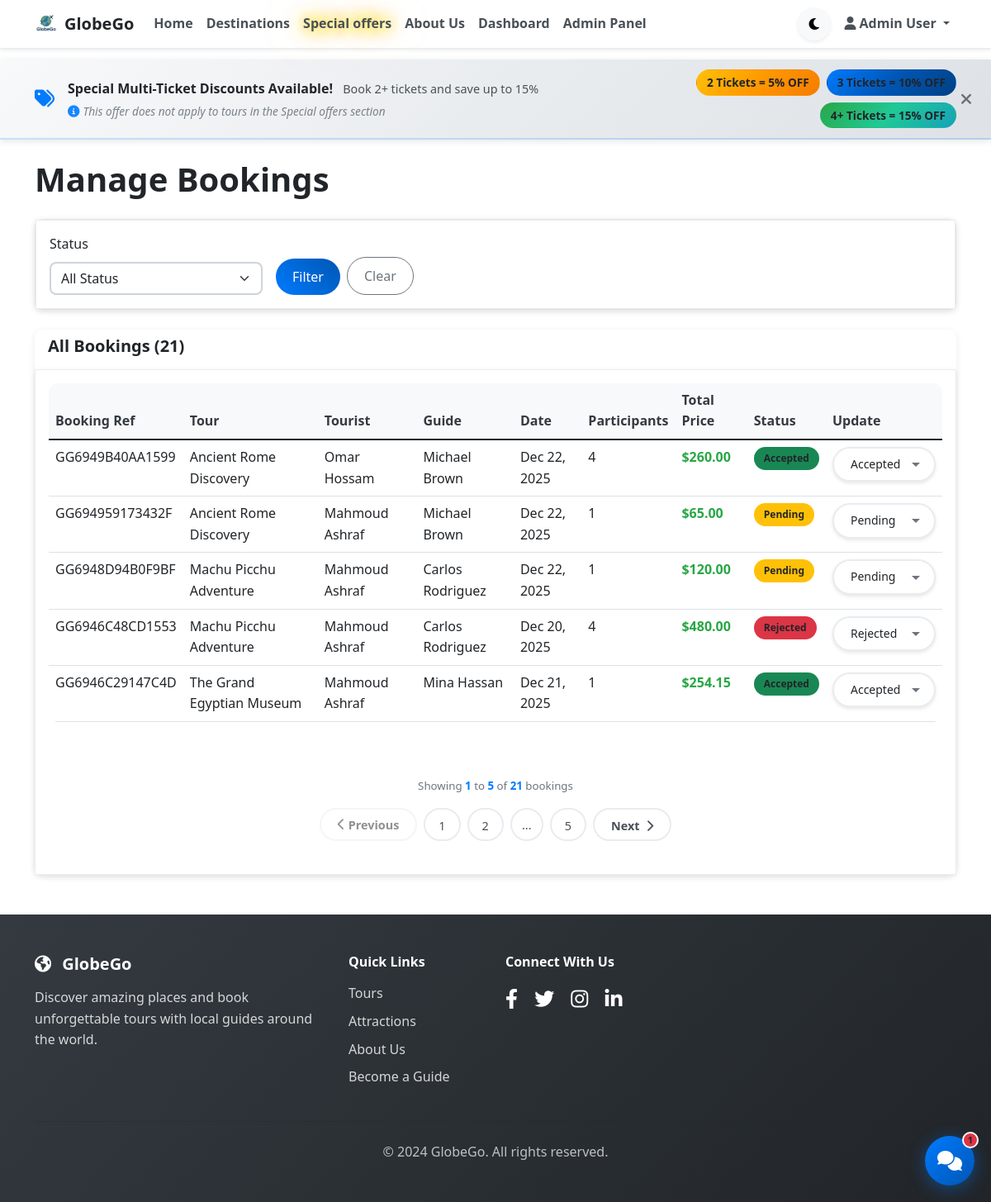
Page /GlobeGoProject/admin/bookings.php (signed in) on the committed database.
### tables this page shows
CREATE TABLE `bookings` (
  `id` int(11) NOT NULL,
  `tourist_id` int(11) NOT NULL,
  `tour_schedule_id` int(11) NOT NULL,
  `booking_reference` varchar(20) NOT NULL,
  `num_participants` int(11) NOT NULL,
  `total_price` decimal(10,2) NOT NULL,
  `cancellation_fee` decimal(10,2) DEFAULT 0.00,
  `cancellation_fee_paid` tinyint(1) DEFAULT 0,
  `cancellation_fee_payment_method` varchar(50) DEFAULT NULL,
  `cancellation_fee_payment_reference` varchar(255) DEFAULT NULL,
  `cancellation_fee_paid_at` timestamp NULL DEFAULT NULL,
  `status` enum('pending','confirmed','cancelled','completed') DEFAULT 'pending',
  `payment_status` enum('pending','paid','refunded') DEFAULT 'pending',
  `payment_method` varchar(50) DEFAULT NULL,
  `payment_reference` varchar(255) DEFAULT NULL,
  `cancellation_penalty` decimal(10,2) DEFAULT 0.00,
  `penalty_paid` tinyint(1) DEFAULT 0,
  `penalty_payment_method` varchar(50) DEFAULT NULL,
  `penalty_payment_reference` varchar(255) DEFAULT NULL,
  `penalty_paid_at` datetime DEFAULT NULL,
  `booking_notes` text DEFAULT NULL,
  `created_at` timestamp NOT NULL DEFAULT current_timestamp(),
  `updated_at` timestamp NOT NULL DEFAULT current_timestamp() ON UPDATE current_timestamp()
);

CREATE TABLE `tours` (
  `id` int(11) NOT NULL,
  `guide_id` int(11) NOT NULL,
  `guide_bio` text DEFAULT NULL,
  `attraction_id` int(11) DEFAULT NULL,
  `title` varchar(255) NOT NULL,
  `description` text NOT NULL,
  `price` decimal(10,2) NOT NULL,
  `duration_hours` int(11) NOT NULL,
  `max_participants` int(11) NOT NULL,
  `meeting_point` varchar(255) NOT NULL,
  `category` varchar(100) DEFAULT NULL,
  `image_url` varchar(255) DEFAULT NULL,
  `status` enum('active','inactive','cancelled') DEFAULT 'active',
  `created_at` timestamp NOT NULL DEFAULT current_timestamp(),
  `updated_at` timestamp NOT NULL DEFAULT current_timestamp() ON UPDATE current_timestamp()
);

CREATE TABLE `users` (
  `id` int(11) NOT NULL,
  `email` varchar(255) NOT NULL,
  `password` varchar(255) NOT NULL,
  `first_name` varchar(100) NOT NULL,
  `last_name` varchar(100) NOT NULL,
  `role` enum('tourist','guide','admin') NOT NULL DEFAULT 'tourist',
  `phone` varchar(20) DEFAULT NULL,
  `national_id` varchar(50) DEFAULT NULL,
  `date_of_birth` date DEFAULT NULL,
  `address` text DEFAULT NULL,
  `criminal_records` tinyint(1) DEFAULT 0,
  `application_status` enum('pending','under_review','approved','rejected') DEFAULT 'pending',
  `application_notes` text DEFAULT NULL,
  `profile_image` varchar(255) DEFAULT NULL,
  `bio` text DEFAULT NULL,
  `languages` varchar(255) DEFAULT NULL,
  `verified` tinyint(1) DEFAULT 0,
  `status` enum('active','suspended','pending') DEFAULT 'active',
  `suspend_until` datetime DEFAULT NULL,
  `created_at` timestamp NOT NULL DEFAULT current_timestamp(),
  `updated_at` timestamp NOT NULL DEFAULT current_timestamp() ON UPDATE current_timestamp(),
  `password_reset_token` varchar(64) DEFAULT NULL,
  `password_reset_expires` datetime DEFAULT NULL,
  `reset_token` varchar(64) DEFAULT NULL,
  `reset_token_expires` datetime DEFAULT NULL
);

CREATE TABLE `tour_schedules` (
  `id` int(11) NOT NULL,
  `tour_id` int(11) NOT NULL,
  `tour_date` date NOT NULL,
  `tour_time` time NOT NULL,
  `available_spots` int(11) NOT NULL,
  `status` enum('available','full','cancelled') DEFAULT 'available',
  `created_at` timestamp NOT NULL DEFAULT current_timestamp()
);

### GlobeGoProject/admin/bookings.php (the view, shortened to what the rows shown need)
<?php
require_once __DIR__ . '/../config/config.php';
require_once __DIR__ . '/../classes/Booking.php';
$database = new Database();
$booking = new Booking($database->getConnection());
$all_bookings = $booking->getAllBookings();
$filtered_bookings = $all_bookings;
$filtered_bookings = array_values($filtered_bookings);
$items_per_page = 5;
$total_items = count($filtered_bookings);
$total_pages = $total_items > 0 ? ceil($total_items / $items_per_page) : 1;
$page_from_url = isset($_GET['page']) ? (int)$_GET['page'] : 1;
$current_page = max(1, min($page_from_url, $total_pages));
$items_per_page = (int)$items_per_page;
$current_page = max(1, (int)$current_page);
$offset = ((int)$current_page - 1) * (int)$items_per_page;
$paginated_bookings = array_slice($filtered_bookings, $offset, $items_per_page);
include __DIR__ . '/../includes/header.php';
?>
<div class="container mt-4">
    <div class="row">
        <div class="col-12">
            <h1 class="mb-4">Manage Bookings</h1>
        </div>
    </div>
    <div class="card bg-transparent border-0">
        <div class="card-body">
            <div class="table-responsive">
                <table class="table table-hover">
                    <thead>
                        <tr>
                            <th>Booking Ref</th>
                            <th>Tour</th>
                            <th>Tourist</th>
                            <th>Guide</th>
                            <th>Date</th>
                            <th>Participants</th>
                            <th>Total Price</th>
                            <th>Status</th>
                            <th>Update</th>
                        </tr>
                    </thead>
                    <tbody>
                        <?php if (empty($paginated_bookings)): ?>
                        <tr>
                            <td colspan="9" class="text-center py-4">
                                <p class="text-muted mb-0">No bookings found.</p>
                            </td>
                        </tr>
                        <?php else: ?>
                        <?php foreach ($paginated_bookings as $booking_item): ?>
                        <tr>
                            <td><?php echo $booking_item['booking_reference']; ?></td>
                            <td><?php echo $booking_item['tour_title']; ?></td>
                            <td><?php echo $booking_item['tourist_first_name'] . ' ' . $booking_item['tourist_last_name']; ?></td>
                            <td><?php echo $booking_item['guide_first_name'] . ' ' . $booking_item['guide_last_name']; ?></td>
                            <td><?php echo formatDate($booking_item['tour_date']); ?></td>
                            <td><?php echo $booking_item['num_participants']; ?></td>
                            <td><span class="text-price"><?php echo formatPrice($booking_item['total_price']); ?></span></td>
                            <td>
                                <span class="badge bg-<?php
                                    echo match($booking_item['status']) {
                                        'confirmed' => 'success',
                                        'pending' => 'warning',
                                        'cancelled' => 'danger',
                                        'completed' => 'info',
                                        default => 'secondary'
                                    };
                                ?>">
                                    <?php
                                        echo match($booking_item['status']) {
                                            'confirmed' => 'Accepted',
                                            'cancelled' => 'Rejected',
                                            default => ucfirst($booking_item['status'])
                                        };
                                    ?>
                                </span>
                            </td>
                            <td>
                                <?php if (in_array($booking_item['status'], ['pending', 'confirmed', 'cancelled'])): ?>
                                    <form method="POST" action="bookings.php" class="d-flex gap-2 align-items-center">
                                        <select name="status" class="status-update-select" onchange="this.form.submit()">
                                            <option value="pending" <?php echo $booking_item['status'] === 'pending' ? 'selected' : ''; ?>>Pending</option>
                                            <option value="confirmed" <?php echo $booking_item['status'] === 'confirmed' ? 'selected' : ''; ?>>Accepted</option>
                                            <option value="cancelled" <?php echo $booking_item['status'] === 'cancelled' ? 'selected' : ''; ?>>Rejected</option>
                                        </select>
                                    </form>
                                <?php else: ?>
                                    <span class="text-muted small">N/A</span>
                                <?php endif; ?>
                            </td>
                        </tr>
                        <?php endforeach; ?>
                        <?php endif; ?>
                    </tbody>
                </table>
            </div>
        </div>
    </div>
</div>
<?php include __DIR__ . '/../includes/footer.php'; ?>

### rows in the picture
bookings: booking_reference "GG6949B40AA1599", tours.title "Ancient Rome Discovery", tourist.first_name "Omar", tourist.last_name "Hossam", users.first_name "Michael", users.last_name "Brown", tour_schedule.tour_date "Dec 22, 2025", num_participants "4", total_price "$260.00", status "Accepted"
bookings: booking_reference "GG694959173432F", tours.title "Ancient Rome Discovery", tourist.first_name "Mahmoud", tourist.last_name "Ashraf", users.first_name "Michael", users.last_name "Brown", tour_schedule.tour_date "Dec 22, 2025", num_participants "1", total_price "$65.00", status "Pending"
bookings: booking_reference "GG6948D94B0F9BF", tours.title "Machu Picchu Adventure", tourist.first_name "Mahmoud", tourist.last_name "Ashraf", users.first_name "Carlos", users.last_name "Rodriguez", tour_schedule.tour_date "Dec 22, 2025", num_participants "1", total_price "$120.00", status "Pending"
bookings: booking_reference "GG6946C48CD1553", tours.title "Machu Picchu Adventure", tourist.first_name "Mahmoud", tourist.last_name "Ashraf", users.first_name "Carlos", users.last_name "Rodriguez", tour_schedule.tour_date "Dec 20, 2025", num_participants "4", total_price "$480.00", status "Rejected"
bookings: booking_reference "GG6946C29147C4D", tours.title "The Grand Egyptian Museum", tourist.first_name "Mahmoud", tourist.last_name "Ashraf", users.first_name "Mina", users.last_name "Hassan", tour_schedule.tour_date "Dec 21, 2025", num_participants "1", total_price "$254.15", status "Accepted"

### other values in the picture
$item['text'] "Home"
$item['text'] "Destinations"
$item['text'] "Special offers"
$item['text'] "About Us"
Language::t('nav.dashboard') "Dashboard"
Language::t('nav.admin_panel') "Admin Panel"
$_SESSION['user_name'] "Admin User"
Language::t('home.discount_banner_title') "Special Multi-Ticket Discounts Available!"
Language::t('home.discount_banner_text') "Book 2+ tickets and save up to 15%"
Language::t('home.discount_banner_disclaimer') "This offer does not apply to tours in the Special offers section"
Language::t('home.tickets_2') "2 Tickets"
Language::t('home.tickets_3') "3 Tickets"
Language::t('home.tickets_4') "4+ Tickets"
$total_items "21"
$start "1"
